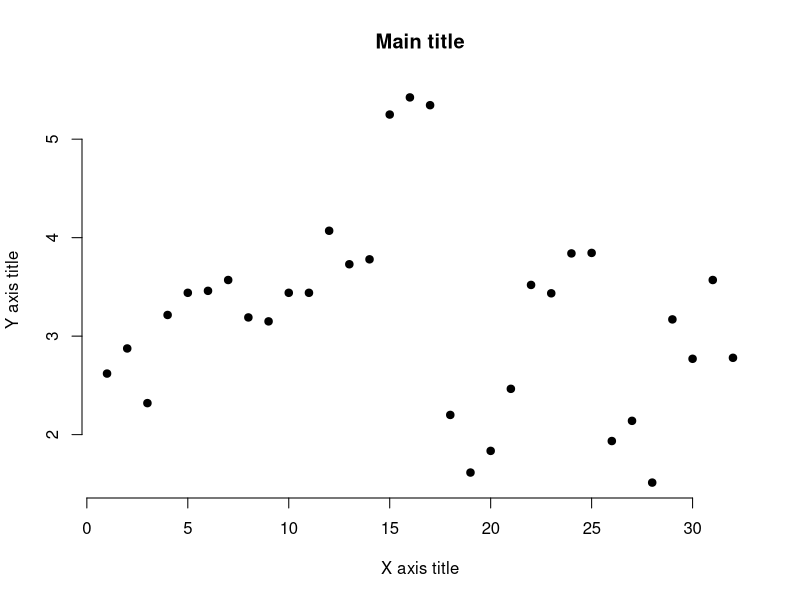
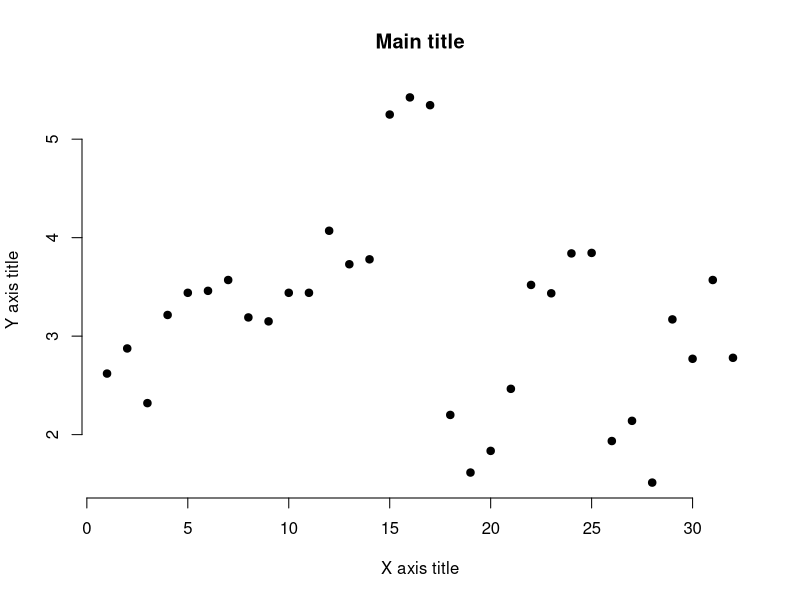

R code for these plots, in order: (Note: this script raises an error after producing the figures.)
x <- mtcars$wt
x
y <- mtcars$mpq
y
plot(x,y,main = "Main title", xlab = "X axis title", ylab = "Y axis title",
     pch = 19, frame = FALSE)
plot(x, y, main = "Main title",
     xlab = "X axis title", ylab = "Y axis title",
     pch = 19, frame = FALSE)
    abline(lm(y~x, data = mtcars), col = "blue")